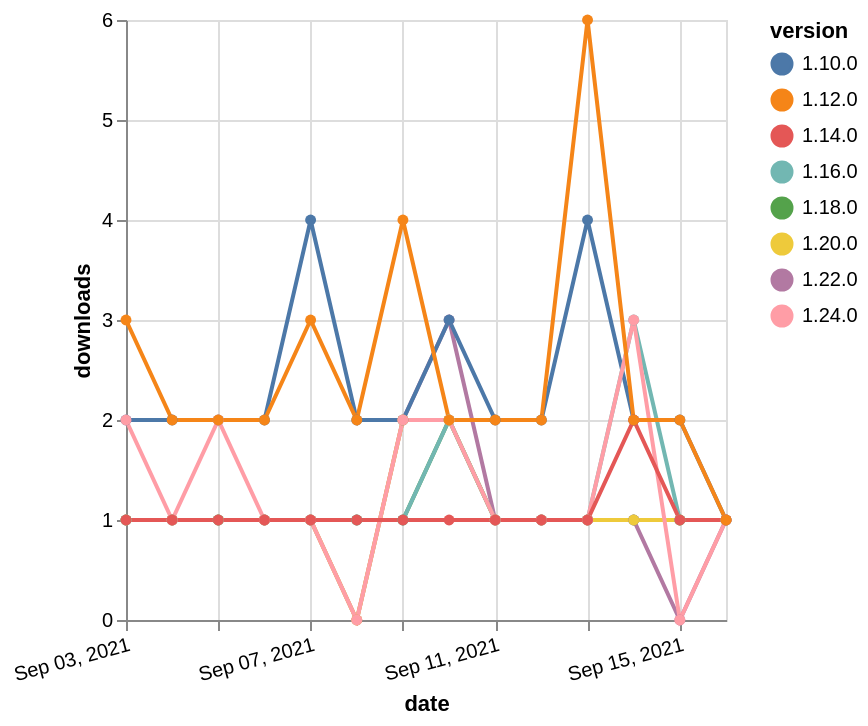

The Vega-Lite source for this figure:
### Vega-Lite specification from a JSON file in a GitHub repository (floating-point values rounded to 4 significant figures)
{"$schema": "https://vega.github.io/schema/vega-lite/v5.json", "description": "A simple bar chart with embedded data.", "data": {"values": [{"date": "2021-09-03", "total": 181, "delta": 1, "version": "1.18.0"}, {"date": "2021-09-04", "total": 182, "delta": 1, "version": "1.18.0"}, {"date": "2021-09-05", "total": 183, "delta": 1, "version": "1.18.0"}, {"date": "2021-09-06", "total": 184, "delta": 1, "version": "1.18.0"}, {"date": "2021-09-07", "total": 185, "delta": 1, "version": "1.18.0"}, {"date": "2021-09-08", "total": 186, "delta": 1, "version": "1.18.0"}, {"date": "2021-09-09", "total": 187, "delta": 1, "version": "1.18.0"}, {"date": "2021-09-10", "total": 189, "delta": 2, "version": "1.18.0"}, {"date": "2021-09-11", "total": 190, "delta": 1, "version": "1.18.0"}, {"date": "2021-09-12", "total": 191, "delta": 1, "version": "1.18.0"}, {"date": "2021-09-13", "total": 192, "delta": 1, "version": "1.18.0"}, {"date": "2021-09-14", "total": 193, "delta": 1, "version": "1.18.0"}, {"date": "2021-09-15", "total": 194, "delta": 1, "version": "1.18.0"}, {"date": "2021-09-16", "total": 195, "delta": 1, "version": "1.18.0"}, {"date": "2021-09-03", "total": 176, "delta": 1, "version": "1.22.0"}, {"date": "2021-09-04", "total": 177, "delta": 1, "version": "1.22.0"}, {"date": "2021-09-05", "total": 178, "delta": 1, "version": "1.22.0"}, {"date": "2021-09-06", "total": 179, "delta": 1, "version": "1.22.0"}, {"date": "2021-09-07", "total": 180, "delta": 1, "version": "1.22.0"}, {"date": "2021-09-08", "total": 180, "delta": 0, "version": "1.22.0"}, {"date": "2021-09-09", "total": 182, "delta": 2, "version": "1.22.0"}, {"date": "2021-09-10", "total": 185, "delta": 3, "version": "1.22.0"}, {"date": "2021-09-11", "total": 186, "delta": 1, "version": "1.22.0"}, {"date": "2021-09-12", "total": 187, "delta": 1, "version": "1.22.0"}, {"date": "2021-09-13", "total": 188, "delta": 1, "version": "1.22.0"}, {"date": "2021-09-14", "total": 189, "delta": 1, "version": "1.22.0"}, {"date": "2021-09-15", "total": 189, "delta": 0, "version": "1.22.0"}, {"date": "2021-09-16", "total": 190, "delta": 1, "version": "1.22.0"}, {"date": "2021-09-03", "total": 2304, "delta": 2, "version": "1.10.0"}, {"date": "2021-09-04", "total": 2306, "delta": 2, "version": "1.10.0"}, {"date": "2021-09-05", "total": 2308, "delta": 2, "version": "1.10.0"}, {"date": "2021-09-06", "total": 2310, "delta": 2, "version": "1.10.0"}, {"date": "2021-09-07", "total": 2314, "delta": 4, "version": "1.10.0"}, {"date": "2021-09-08", "total": 2316, "delta": 2, "version": "1.10.0"}, {"date": "2021-09-09", "total": 2318, "delta": 2, "version": "1.10.0"}, {"date": "2021-09-10", "total": 2321, "delta": 3, "version": "1.10.0"}, {"date": "2021-09-11", "total": 2323, "delta": 2, "version": "1.10.0"}, {"date": "2021-09-12", "total": 2325, "delta": 2, "version": "1.10.0"}, {"date": "2021-09-13", "total": 2329, "delta": 4, "version": "1.10.0"}, {"date": "2021-09-14", "total": 2331, "delta": 2, "version": "1.10.0"}, {"date": "2021-09-15", "total": 2333, "delta": 2, "version": "1.10.0"}, {"date": "2021-09-16", "total": 2334, "delta": 1, "version": "1.10.0"}, {"date": "2021-09-03", "total": 170, "delta": 1, "version": "1.20.0"}, {"date": "2021-09-04", "total": 171, "delta": 1, "version": "1.20.0"}, {"date": "2021-09-05", "total": 172, "delta": 1, "version": "1.20.0"}, {"date": "2021-09-06", "total": 173, "delta": 1, "version": "1.20.0"}, {"date": "2021-09-07", "total": 174, "delta": 1, "version": "1.20.0"}, {"date": "2021-09-08", "total": 174, "delta": 0, "version": "1.20.0"}, {"date": "2021-09-09", "total": 176, "delta": 2, "version": "1.20.0"}, {"date": "2021-09-10", "total": 178, "delta": 2, "version": "1.20.0"}, {"date": "2021-09-11", "total": 179, "delta": 1, "version": "1.20.0"}, {"date": "2021-09-12", "total": 180, "delta": 1, "version": "1.20.0"}, {"date": "2021-09-13", "total": 181, "delta": 1, "version": "1.20.0"}, {"date": "2021-09-14", "total": 182, "delta": 1, "version": "1.20.0"}, {"date": "2021-09-15", "total": 183, "delta": 1, "version": "1.20.0"}, {"date": "2021-09-16", "total": 184, "delta": 1, "version": "1.20.0"}, {"date": "2021-09-03", "total": 312, "delta": 1, "version": "1.16.0"}, {"date": "2021-09-04", "total": 313, "delta": 1, "version": "1.16.0"}, {"date": "2021-09-05", "total": 314, "delta": 1, "version": "1.16.0"}, {"date": "2021-09-06", "total": 315, "delta": 1, "version": "1.16.0"}, {"date": "2021-09-07", "total": 316, "delta": 1, "version": "1.16.0"}, {"date": "2021-09-08", "total": 317, "delta": 1, "version": "1.16.0"}, {"date": "2021-09-09", "total": 318, "delta": 1, "version": "1.16.0"}, {"date": "2021-09-10", "total": 320, "delta": 2, "version": "1.16.0"}, {"date": "2021-09-11", "total": 321, "delta": 1, "version": "1.16.0"}, {"date": "2021-09-12", "total": 322, "delta": 1, "version": "1.16.0"}, {"date": "2021-09-13", "total": 323, "delta": 1, "version": "1.16.0"}, {"date": "2021-09-14", "total": 326, "delta": 3, "version": "1.16.0"}, {"date": "2021-09-15", "total": 327, "delta": 1, "version": "1.16.0"}, {"date": "2021-09-16", "total": 328, "delta": 1, "version": "1.16.0"}, {"date": "2021-09-03", "total": 116, "delta": 2, "version": "1.24.0"}, {"date": "2021-09-04", "total": 117, "delta": 1, "version": "1.24.0"}, {"date": "2021-09-05", "total": 119, "delta": 2, "version": "1.24.0"}, {"date": "2021-09-06", "total": 120, "delta": 1, "version": "1.24.0"}, {"date": "2021-09-07", "total": 121, "delta": 1, "version": "1.24.0"}, {"date": "2021-09-08", "total": 121, "delta": 0, "version": "1.24.0"}, {"date": "2021-09-09", "total": 123, "delta": 2, "version": "1.24.0"}, {"date": "2021-09-10", "total": 125, "delta": 2, "version": "1.24.0"}, {"date": "2021-09-11", "total": 126, "delta": 1, "version": "1.24.0"}, {"date": "2021-09-12", "total": 127, "delta": 1, "version": "1.24.0"}, {"date": "2021-09-13", "total": 128, "delta": 1, "version": "1.24.0"}, {"date": "2021-09-14", "total": 131, "delta": 3, "version": "1.24.0"}, {"date": "2021-09-15", "total": 131, "delta": 0, "version": "1.24.0"}, {"date": "2021-09-16", "total": 132, "delta": 1, "version": "1.24.0"}, {"date": "2021-09-03", "total": 239, "delta": 1, "version": "1.14.0"}, {"date": "2021-09-04", "total": 240, "delta": 1, "version": "1.14.0"}, {"date": "2021-09-05", "total": 241, "delta": 1, "version": "1.14.0"}, {"date": "2021-09-06", "total": 242, "delta": 1, "version": "1.14.0"}, {"date": "2021-09-07", "total": 243, "delta": 1, "version": "1.14.0"}, {"date": "2021-09-08", "total": 244, "delta": 1, "version": "1.14.0"}, {"date": "2021-09-09", "total": 245, "delta": 1, "version": "1.14.0"}, {"date": "2021-09-10", "total": 246, "delta": 1, "version": "1.14.0"}, {"date": "2021-09-11", "total": 247, "delta": 1, "version": "1.14.0"}, {"date": "2021-09-12", "total": 248, "delta": 1, "version": "1.14.0"}, {"date": "2021-09-13", "total": 249, "delta": 1, "version": "1.14.0"}, {"date": "2021-09-14", "total": 251, "delta": 2, "version": "1.14.0"}, {"date": "2021-09-15", "total": 252, "delta": 1, "version": "1.14.0"}, {"date": "2021-09-16", "total": 253, "delta": 1, "version": "1.14.0"}, {"date": "2021-09-03", "total": 2417, "delta": 3, "version": "1.12.0"}, {"date": "2021-09-04", "total": 2419, "delta": 2, "version": "1.12.0"}, {"date": "2021-09-05", "total": 2421, "delta": 2, "version": "1.12.0"}, {"date": "2021-09-06", "total": 2423, "delta": 2, "version": "1.12.0"}, {"date": "2021-09-07", "total": 2426, "delta": 3, "version": "1.12.0"}, {"date": "2021-09-08", "total": 2428, "delta": 2, "version": "1.12.0"}, {"date": "2021-09-09", "total": 2432, "delta": 4, "version": "1.12.0"}, {"date": "2021-09-10", "total": 2434, "delta": 2, "version": "1.12.0"}, {"date": "2021-09-11", "total": 2436, "delta": 2, "version": "1.12.0"}, {"date": "2021-09-12", "total": 2438, "delta": 2, "version": "1.12.0"}, {"date": "2021-09-13", "total": 2444, "delta": 6, "version": "1.12.0"}, {"date": "2021-09-14", "total": 2446, "delta": 2, "version": "1.12.0"}, {"date": "2021-09-15", "total": 2448, "delta": 2, "version": "1.12.0"}, {"date": "2021-09-16", "total": 2449, "delta": 1, "version": "1.12.0"}]}, "width": "container", "mark": {"type": "line", "point": {"filled": true}}, "encoding": {"x": {"field": "date", "type": "temporal", "timeUnit": "yearmonthdate", "title": "date", "axis": {"labelAngle": -15}}, "y": {"field": "delta", "type": "quantitative", "title": "downloads"}, "color": {"field": "version", "type": "nominal"}, "tooltip": {"field": "delta"}}}
